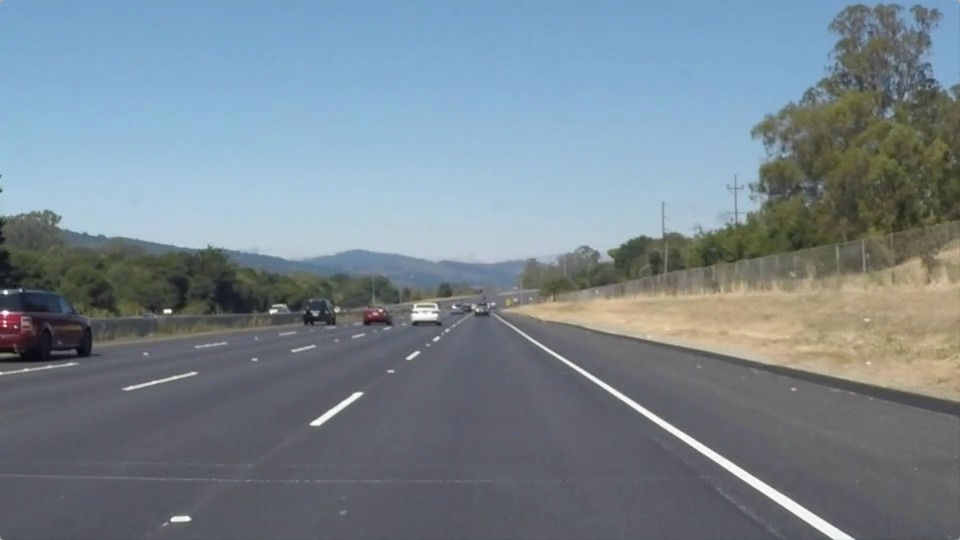
#> input picture test.png, 960 x 540 px
$ python test.py
#> lines starting #> are read from the running program, lines starting #| are printed output that depends on the picture; after the words box and inside, x2 and y2 are one past the last pixel; in counts of white or black regions, pixels touching at a corner belong together
#
#  Importo le librerie necessarie
#
import matplotlib.pyplot as plt
import matplotlib.image as mpimg
import numpy as np

#
# Leggo un immagine png e la converto in bytescale a 0,255
#
image = (mpimg.imread('test.png') * 255).astype('uint8')

# Recupero x e y e faccio una copia dell'immagine
ysize = image.shape[0]
#> ysize = 540
xsize = image.shape[1]
#> xsize = 960
color_select = np.copy(image)
# print("dimensione immagine",ysize,"x",xsize)

#line_image = np.copy(image)

# Definisco il criterio per la selezione dei colori
red_threshold = 200
green_threshold = 200
blue_threshold = 200

# Creo una soglia per valòutare il colonre dei pixel
rgb_threshold = [red_threshold, green_threshold, blue_threshold]

# Definisco una maschera triangolare (x=0, y=0 è in alto a sinistra
left_bottom = [0, 539]
right_bottom = [900, 539]
apex = [400, 0]

# Perform a linear fit (y=Ax+B) to each of the three sides of the triangle
# np.polyfit returns the coefficients [A, B] of the fit
fit_left = np.polyfit((left_bottom[0], apex[0]), (left_bottom[1], apex[1]), 1)
fit_right = np.polyfit((right_bottom[0], apex[0]), (right_bottom[1], apex[1]), 1)
fit_bottom = np.polyfit((left_bottom[0], right_bottom[0]), (left_bottom[1], right_bottom[1]), 1)

# print(fit_left)
# print(fit_right)
# print(fit_bottom)

# Perform a "bitwise or" to mask pixels below the threshold
color_thresholds = (image[:, :, 0] < rgb_threshold[0]) | \
                   (image[:, :, 1] < rgb_threshold[1]) | \
                   (image[:, :, 2] < rgb_threshold[2])
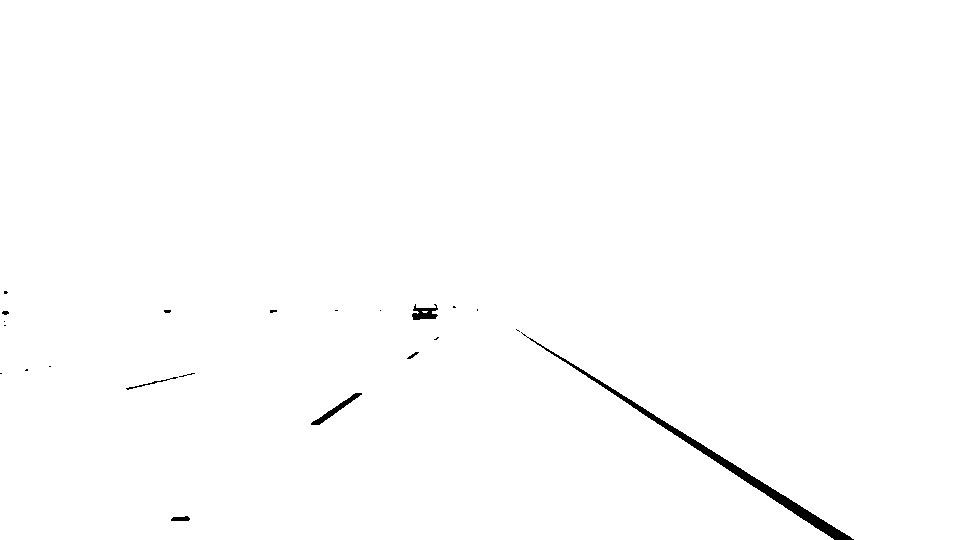
#> color_thresholds: shape (540, 960) bool; 99.4% white; 22 black regions (15 under 20 px), largest, box (x1, y1, x2, y2) and area: (521, 332, 854, 540) 2348, (311, 393, 362, 425) 291, (412, 304, 438, 320) 248

# Find the region inside the lines
XX, YY = np.meshgrid(np.arange(0, xsize), np.arange(0, ysize))
region_thresholds = (YY > (XX * fit_left[0] + fit_left[1])) & \
                    (YY > (XX * fit_right[0] + fit_right[1])) & \
                    (YY < (XX * fit_bottom[0] + fit_bottom[1]))

# Mask color and region selection
# color_select[color_thresholds | ~region_thresholds] = [0, 0, 0]
# Color pixels red where both color and region selections met
# line_image[~color_thresholds & region_thresholds] = [255, 0, 0]

# Display the image and show region and color selections
plt.imshow(image)
x = [left_bottom[0], right_bottom[0], apex[0], left_bottom[0]]
y = [left_bottom[1], right_bottom[1], apex[1], left_bottom[1]]
plt.plot(x, y, 'b--', lw=4)
plt.savefig('color_select')
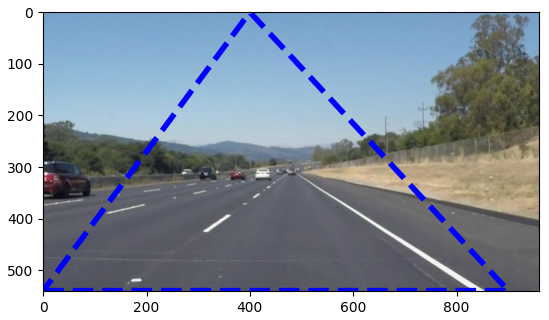
#> figure drawn by matplotlib, 1 panel
#plt.imshow(color_select)
plt.savefig("line_image")
#plt.imshow(line_image)
